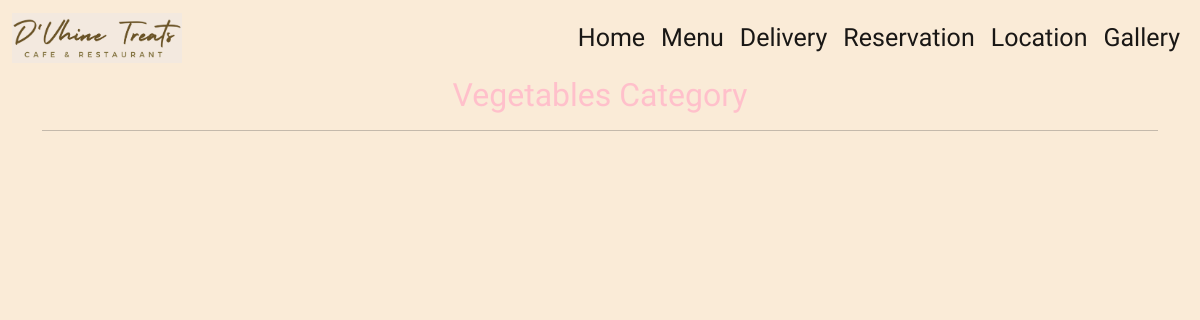
/category/vegetables, run on an earlier commit of the app's database.
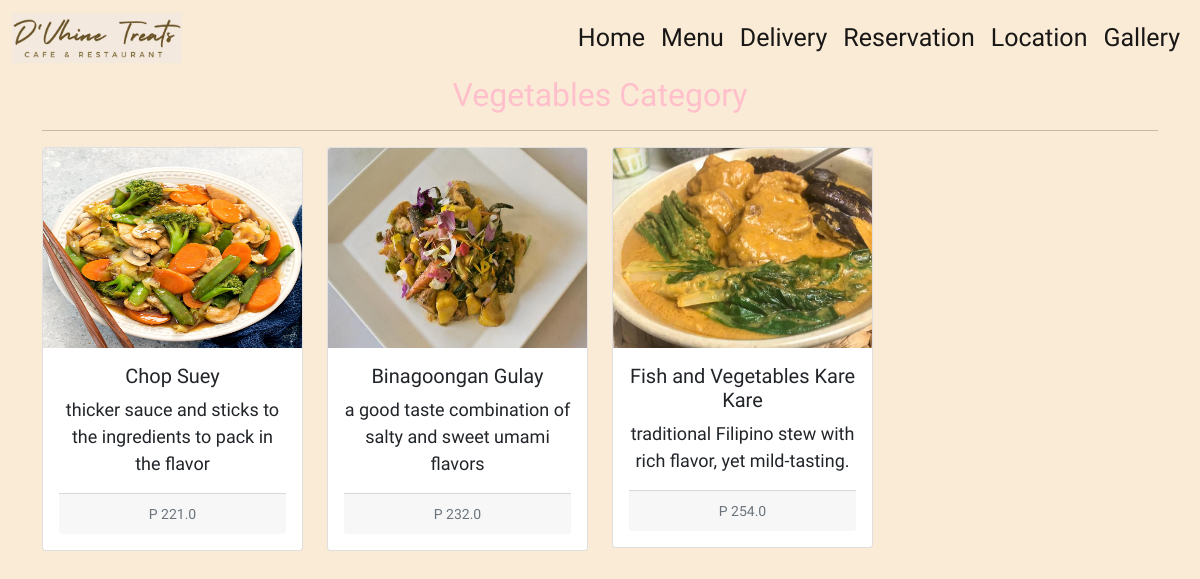
And on a later commit of the database.
### stellaris/models.py (models this page shows, shortened)
class Product(models.Model):
    category = models.ForeignKey(Category, on_delete=models.CASCADE)
    slug = models.CharField(max_length=150, null=False, blank=False)
    name = models.CharField(max_length=150, null=False, blank=False)
    product_image = models.ImageField(upload_to='images/foods')
    description = models.CharField(max_length=250, null=False, blank=False)
    price = models.FloatField(null=False,blank=False)
    availability = models.BooleanField(default=False)

### stellaris/views.py (the view)
# urls.py: path('category/<str:slug>', views.MenuView, name="menu"),
def MenuView(request, slug):
    if(Category.objects.filter(slug=slug, availability=True)):
        products = Product.objects.filter(category__slug=slug,availability=True)
        category_name = Category.objects.filter(slug=slug).first()
        context = {
            'products':products,
            'category_name':category_name,
        }
        return render(request, 'menu.html', context)

### templates/menu.html (shortened to what this page needs)
{% load static %}
<!DOCTYPE html>
<head>
    <link href="https://cdn.jsdelivr.net/npm/bootstrap@5.1.3/dist/css/bootstrap.min.css" rel="stylesheet">
    <link rel="stylesheet" href="{% static 'css/category.css' %}">
<body>
<nav class="navbar sticky-top navbar-expand-lg navbar-light" style="background-color: antiquewhite;">
        <div class="container-fluid">
          <a class="navbar-brand" href="#"><img src="{% static 'images/navbar/indexlogo.png' %}" style="max-width: auto; max-height:50px;"></a>
          <div class="collapse navbar-collapse" id="navbarSupportedContent">
            <ul class="navbar-nav ms-auto mb-2 mb-lg-0">
              <li class="nav-item">
                <a class="nav-link active" aria-current="page" href="{% url 'stellaris:home' %}">Home</a>
              </li>
              <li class="nav-item">
                <a class="nav-link active" aria-current="page" href="{% url 'stellaris:categories' %}">Menu</a>
              </li>
              <li class="nav-item">
                <a class="nav-link active" aria-current="page" href="#">Delivery</a>
              </li>
              <li class="nav-item">
                <a class="nav-link active" aria-current="page" href="{% url 'stellaris:party_category' %}">Reservation</a>
              </li>
              <li class="nav-item">
                <a class="nav-link active" aria-current="page" href="{% url 'stellaris:location' %}">Location</a>
              </li>
              <li class="nav-item">
                <a class="nav-link active" aria-current="page" href="{% url 'stellaris:gallery' %}">Gallery</a>
              </li>
              </ul>
        </div>
    </div>
</nav>
<div class="container">
    <h2 class="text-center mb-3" style="color: pink;">{{ category_name.name}} Category</h2>
    <hr>
    <div class="row">
        {% for c in products %}
            <div class="col-sm-3">
                <div class="card mb-3" style="max-height: fit-content; overflow: auto;">
                  <img src="{{ c.product_image.url }}" style="height: 200px;">
                    <div class="card-body text-center">
                      <h3 class="text-center" style="font-size: 20px;">{{ c.name }}</h3>
                      <p class="text-center" style="font-size: 18px;">{{ c.description }}</p>
                      <div class="card-footer text-center">
                      <small class="text-muted">P {{ c.price}}</small>
                      </div>
                    </div>
                </div>
            </div>
        {% endfor %}
      </div>
</div>
</body>
</head>
</html>

What changed in the data, as far as the page shows it:
added Product: product_image (picture), name "Chop Suey", description "thicker sauce and sticks to the ingredients to pack in the flavor", price "221.0"
added Product: product_image (picture), name "Binagoongan Gulay", description "a good taste combination of salty and sweet umami flavors", price "232.0"
added Product: product_image (picture), name "Fish and Vegetables Kare Kare", description "traditional Filipino stew with rich flavor, yet mild-tasting.", price "254.0"
